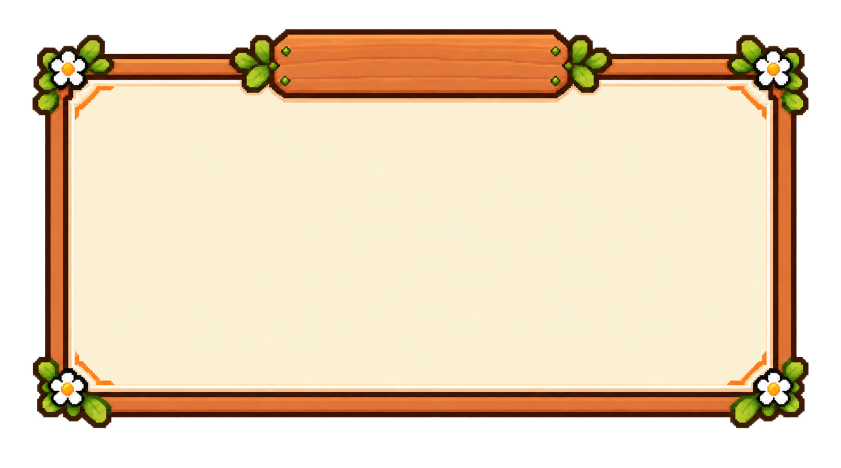
#> input picture assets/content-update-v2/ui/sources/trip-paper-v2.png, 1681 x 936 px (shown at 1/2 size)
$ python ui-pack.py
#> lines starting #> are read from the running program, lines starting #| are printed output that depends on the picture
"""Crop image_gen originals and normalize alpha/pixel size; never paint replacements."""
from pathlib import Path
import json
from PIL import Image

ROOT = Path(__file__).resolve().parents[2]
BASE = ROOT / 'assets/content-update-v2/ui'
JOBS = [
    ('tripPaper', 'trip-paper-v2.png', None, 1280),
    ('tripEntry', 'ui-kit.png', (0, 0, 522, 350), 480),
    ('close', 'close.png', None, 480),
    ('chapterCard', 'ui-kit.png', (1048, 0, 1448, 350), 480),
    ('stampRecord', 'ui-kit.png', (100, 360, 450, 690), 160),
    ('stampCollection', 'ui-kit.png', (555, 360, 910, 690), 160),
    ('stampGoal', 'ui-kit.png', (1000, 360, 1360, 690), 160),
    ('stampCompanion', 'ui-kit.png', (100, 705, 450, 1030), 160),
    ('stampAnimal', 'ui-kit.png', (555, 705, 910, 1030), 160),
    ('stampLandmark', 'ui-kit.png', (1000, 705, 1360, 1030), 160),
]
records = []
for name, filename, region, width in JOBS:
    original = Image.open(BASE / 'sources' / filename).convert('RGBA')
#> original is the input picture: PIL image 1681x936 RGBA; mean R, G, B, A 164.8, 146, 119.9, 184
    image = original.crop(region) if region else original.copy()
    image.putalpha(image.getchannel('A').point(lambda value: 255 if value >= 200 else 0))
    bounds = image.getbbox()
#> bounds = (65, 59, 1617, 856)
    if not bounds: raise ValueError(f'Empty generated asset: {name}')
    image = image.crop(bounds)
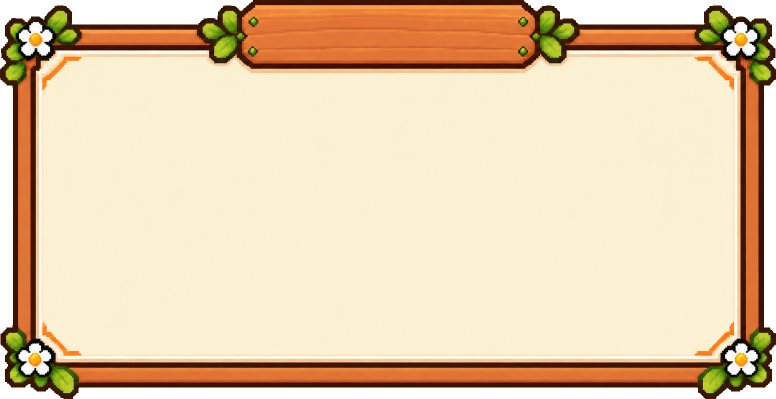
#> image: PIL image 1552x797 RGBA (shown at 1/2 size); mean R, G, B, A 209.6, 185.8, 152.6, 234.7; transparent parts drawn white
    aspect = image.width / image.height
#> aspect = 1.95
    height = round(width / aspect)
#> height = 657
    image = image.resize((width, height), Image.Resampling.NEAREST)
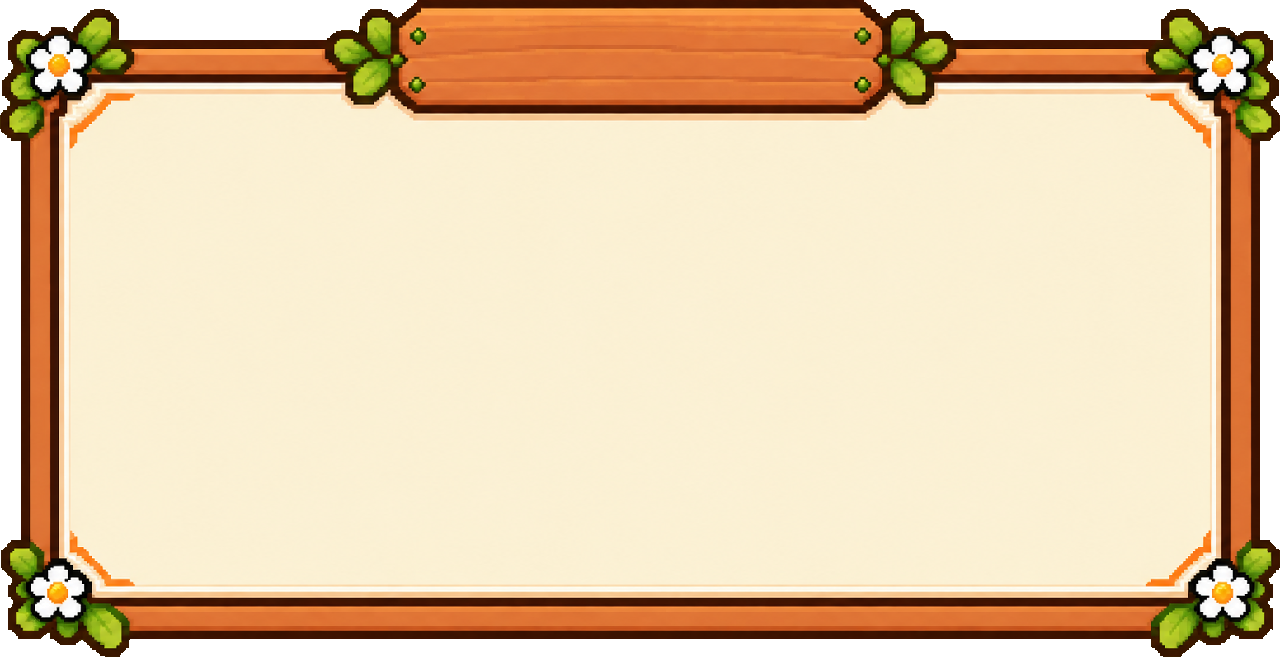
#> image: PIL image 1280x657 RGBA; mean R, G, B, A 209.5, 185.7, 152.6, 234.8; transparent parts drawn white
    destination = BASE / 'runtime' / f'{name}.png'
    destination.parent.mkdir(parents=True, exist_ok=True)
    image.save(destination)
    records.append(dict(name=name, source=filename, sourceSize=original.size, region=region, inkBounds=bounds,
                        size=image.size, sourceAspect=aspect, aspectError=abs(width / height / aspect - 1)))
#> pass 2 of the loop `for name, filename, region, width in JOBS:`:
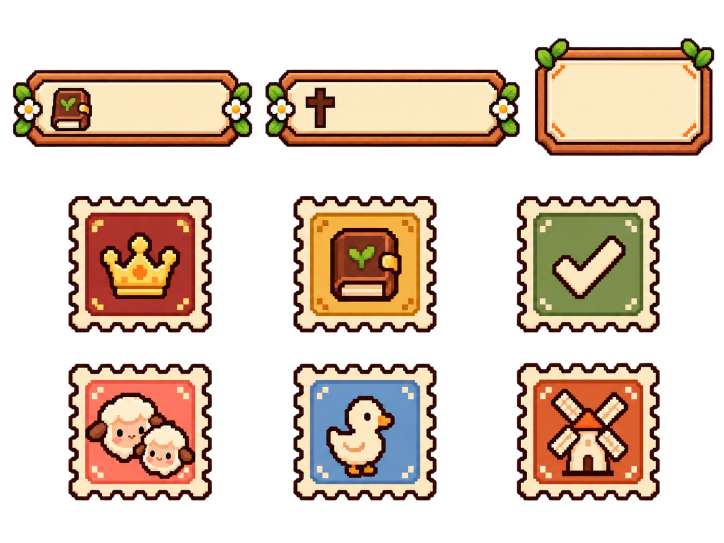
#> input picture assets/content-update-v2/ui/sources/ui-kit.png, 1448 x 1086 px (shown at 1/2 size)
#> original is the input picture: PIL image 1448x1086 RGBA; mean R, G, B, A 78, 59.9, 45.4, 107.2
#> `image = original.crop(region) if region else original.copy()`:
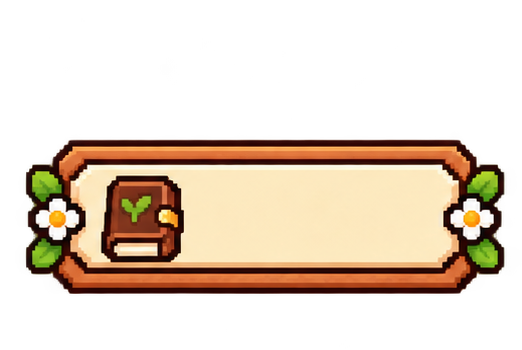
#> image: PIL image 522x350 RGBA; mean R, G, B, A 70.9, 55.9, 40.6, 96.5; transparent parts drawn white
#> bounds = (26, 140, 504, 293)
#> `image = image.resize((width, height), Image.Resampling.NEAREST)`:
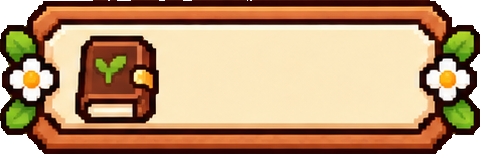
#> image: PIL image 480x154 RGBA; mean R, G, B, A 175.4, 138.9, 101.5, 241.5; transparent parts drawn white
#> pass 3 of the loop `for name, filename, region, width in JOBS:`:
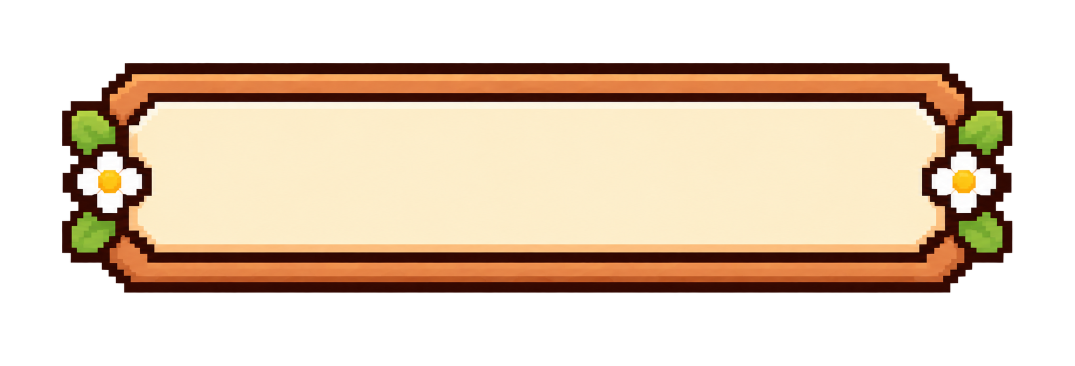
#> input picture assets/content-update-v2/ui/sources/close.png, 2149 x 732 px (shown at 1/2 size)
#> original is the input picture: PIL image 2149x732 RGBA; mean R, G, B, A 107.5, 89, 69.5, 135.2
#> bounds = (125, 126, 2024, 585)
#> `image = image.crop(bounds)`:
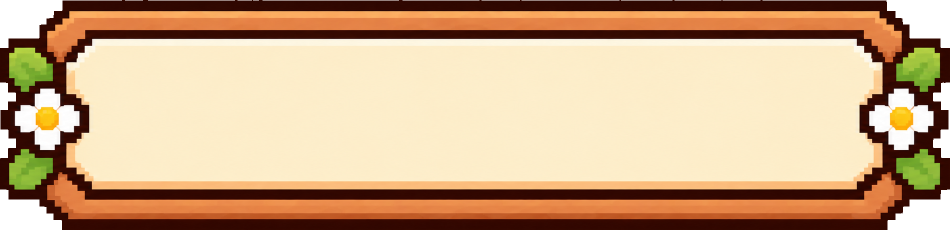
#> image: PIL image 1899x459 RGBA (shown at 1/2 size); mean R, G, B, A 193.6, 160.6, 125.4, 244.6; transparent parts drawn white
#> `image = image.resize((width, height), Image.Resampling.NEAREST)`:
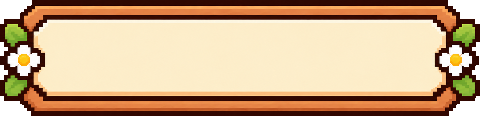
#> image: PIL image 480x116 RGBA; mean R, G, B, A 193.3, 160.4, 125.2, 245.1; transparent parts drawn white
#> the loop made 10 passes; the first 3 are shown
(BASE / 'processing.json').write_text(json.dumps(dict(alphaThreshold=200, filter='NEAREST', operations='region crop, hard alpha, trim, uniform scale only', assets=records), indent=2), encoding='utf-8')
print(json.dumps(records))
